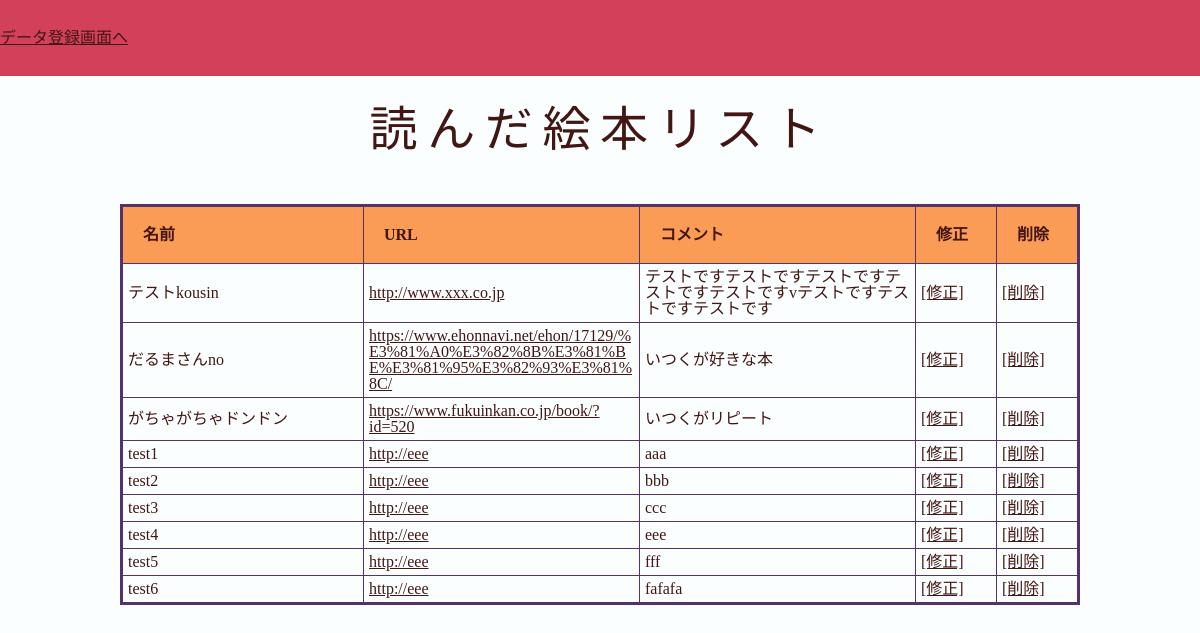
The page /select.php on the database its author committed.
### tables this page shows
CREATE TABLE `gs_bm_table` (
  `id` int(12) NOT NULL,
  `name` varchar(64) NOT NULL,
  `url` varchar(128) NOT NULL,
  `comment` text DEFAULT NULL,
  `date` datetime NOT NULL,
  `deleteflag` int(1) NOT NULL DEFAULT 0
);

### select.php (the view, shortened to what this page needs)
<?php
try {
  $pdo = new PDO('mysql:dbname=gs_kadai_db;charset=utf8;host=localhost','root','');
} catch (PDOException $e) {
  exit('DBConnectError:'.$e->getMessage());
}
$stmt = $pdo->prepare("SELECT*FROM gs_bm_table;");
$status = $stmt->execute();
$view="";
if ($status==false) {
  $error = $stmt->errorInfo();
  exit("ErrorQuery:".$error[2]);
}else{
    while ($result = $stmt->fetch(PDO::FETCH_ASSOC)) {
      $view .= '<tr>';
      $view .= '<th class="ddd">';
      $view .= $result['name'];
      $view .= '</th>';
      $view .= '<th class="ddd">';
      $view .= '<a href="' . $result['url'] . '">'. $result['url'] . '</a>';
      $view .= '</th>';
      $view .= '<th class="ddd">';
      $view .= $result['comment'];
      $view .= '</th>';
      $view .= '<th class="ddd">';
      $view .= '<a href="detail.php?id=' . $result['id'] . '">';
      $view .= '[修正]';
      $view .= '</a>';
      $view .= '</th>';
      $view .= '<th class="ddd" onclick="buttonClick()">';
      $view .= '<a href="delete.php?id=' . $result['id'] . '">';
      $view .= '[削除]';
      $view .= '</a>';
      $view .= '</th>';
      $view .= '</tr>';
    }
}
?>
<!DOCTYPE html>
<html lang="ja">
<head>
<link rel="stylesheet" href="css/style.css">
<link rel="stylesheet" href="css/reset.css">
</head>
<body id="main">
<header>
  <nav class="navbar navbar-default">
    <div class="container-fluid">
      <div class="navbar-header">
      <a class="navbar-brand" href="index.php">データ登録画面へ</a>
      </div>
    </div>
  </nav>
</header>
<main>
  <h1 class="form-title">読んだ絵本リスト</h1>
  <div class="result-box-flame">
    <table border="1" class="result-flame">
      <tr>
          <th class="ttt" width="200px">名前</th>
          <th class="ttt">URL</th>
          <th class="ttt">コメント</th>
          <th class="ttt" width="40px">修正</th>
          <th class="ttt" width="40px">削除</th>
      </tr>
      <tr><?= $view ?></tr>
  </div>
</main>
</body>
</html>

### css/style.css (style rules this page uses)
html { background-color: #fbfeff; font-size: 62.5%; font: optional; font-family: 'Open Sans', sans-serif; color: #421713; }
header { padding: 50px; }
body { margin: auto; font-size: 1.6rem; }
.form-title { font-size: 3rem; text-align: center; letter-spacing: 0.2em; margin:30px auto; }
header { background-color: #d24059; }
.navbar-header { padding: 30px 0; }
table { width: 100%; table-layout: fixed; }
.result-box-flame { max-width: 80%; margin: 0 auto; }
.result-flame { border:3px #55316e solid; border-collapse: collapse; margin: 50px auto; }
.ttt { padding: 20px; border:0.8px #55316e solid; background-color: #fa9c56; font-weight: bold; text-align: left; }
.ddd { padding: 5px; border:0.8px #55316e solid; text-align: left; word-wrap: break-word; vertical-align: middle; }
a { color: #421713; transition: color 0.2s; }

### rows shown on the page
gs_bm_table: value "テストkousin テストですテストですテストですテストですテストですvテストですテストですテストです [修正] [削除]", url "http://www.xxx.co.jp"
gs_bm_table: value "だるまさんno いつくが好きな本 [修正] [削除]", url "https://www.ehonnavi.net/ehon/17129/%E3%81%A0%E3%82%8B%E3%81%BE%E3%81%95%E3%82%93%E3%81%8C/"
gs_bm_table: value "がちゃがちゃドンドン いつくがリピート [修正] [削除]", url "https://www.fukuinkan.co.jp/book/?id=520"
gs_bm_table: value "test1 aaa [修正] [削除]", url "http://eee"
gs_bm_table: value "test2 bbb [修正] [削除]", url "http://eee"
gs_bm_table: value "test3 ccc [修正] [削除]", url "http://eee"
gs_bm_table: value "test4 eee [修正] [削除]", url "http://eee"
gs_bm_table: value "test5 fff [修正] [削除]", url "http://eee"
gs_bm_table: value "test6 fafafa [修正] [削除]", url "http://eee"
